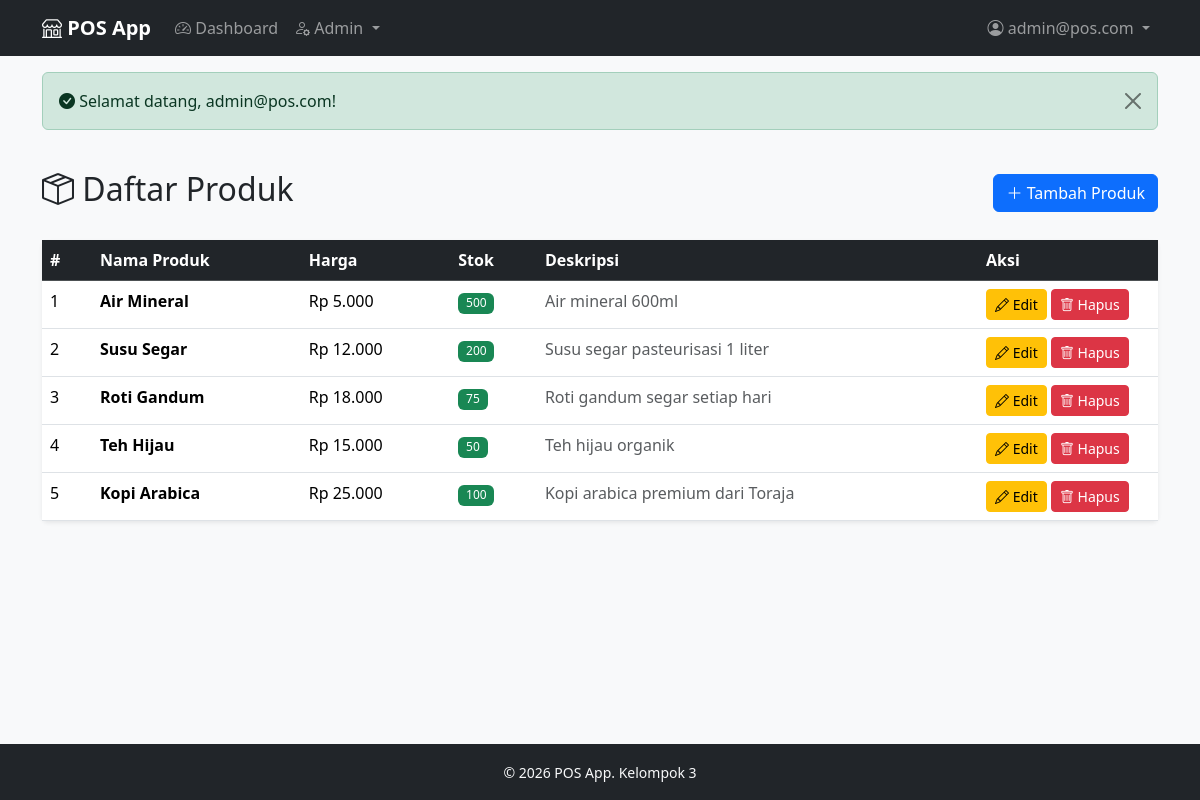
Page /admin/product (signed in) on the committed database.
### tables this page shows
CREATE TABLE IF NOT EXISTS products (
    id INT AUTO_INCREMENT PRIMARY KEY,
    name VARCHAR(255) NOT NULL,
    image VARCHAR(255) DEFAULT NULL,
    price DECIMAL(12,2) NOT NULL DEFAULT 0,
    stock INT NOT NULL DEFAULT 0,
    description TEXT,
    created_at TIMESTAMP DEFAULT CURRENT_TIMESTAMP,
    updated_at TIMESTAMP DEFAULT CURRENT_TIMESTAMP ON UPDATE CURRENT_TIMESTAMP,
    deleted_at TIMESTAMP DEFAULT NULL
);

### app/Controllers/Controller.php (called while the page is built, shortened)
<?php
class Controller
{
    protected function view(string $viewName, array $data = []): void
    {
        extract($data);
        $content = BASE_PATH . "/app/Views/{$viewName}.php";
        require BASE_PATH . '/app/Views/layouts/main.php';
    }
}

### app/Controllers/Admin/AdminProductController.php (called while the page is built, shortened)
<?php
require_once __DIR__ . '/../Controller.php';
require_once BASE_PATH . '/app/Models/Product.php';
class AdminProductController extends Controller
{
    private Product $productModel;
    public function __construct()
    {
        $this->productModel = new Product();
    }
    public function index(): void
    {
        $products = $this->productModel->getAll();
        $this->view('admin/product/index', [
            'title'    => 'Daftar Produk',
            'products' => $products,
        ]);
    }
}

### helpers/functions.php (called while the page is built, shortened)
<?php
function asset(string $path): string
{
    return '/assets/' . ltrim($path, '/');
}
function getFlash(string $key): ?string
{
    $message = $_SESSION['flash'][$key] ?? null;
    return $message;
}
function isAuthenticated(): bool
{
    return isset($_SESSION['user']);
}
function isRole(string $role): bool
{
    return isAuthenticated() && ($_SESSION['user']['role'] ?? '') === $role;
}
function formatRupiah(int|float $angka): string
{
    return 'Rp ' . number_format($angka, 0, ',', '.');
}
function e(?string $value): string
{
    return htmlspecialchars($value ?? '', ENT_QUOTES, 'UTF-8');
}

### config/database.php (called while the page is built)
<?php
function getConnection(): PDO
{
    static $pdo = null;
    if ($pdo === null) {
        $host = env('DB_HOST', 'localhost');
        $port = env('DB_PORT', '3306');
        $db   = env('DB_DATABASE', 'pos_db');
        $user = env('DB_USERNAME', 'root');
        $pass = env('DB_PASSWORD', '');
        $dsn = "mysql:host={$host};port={$port};dbname={$db};charset=utf8mb4";
        try {
            $pdo = new PDO($dsn, $user, $pass, [
                PDO::ATTR_ERRMODE            => PDO::ERRMODE_EXCEPTION,
                PDO::ATTR_DEFAULT_FETCH_MODE => PDO::FETCH_ASSOC,
                PDO::ATTR_EMULATE_PREPARES   => false,
            ]);
        } catch (PDOException $e) {
            if (APP_ENV === 'local') {
                die("Koneksi database gagal: " . $e->getMessage());
            } else {
                die("Terjadi kesalahan pada server. Silakan coba lagi nanti.");
            }
        }
    }
    return $pdo;
}

### app/Models/Product.php (called while the page is built, shortened)
<?php
class Product
{
    private PDO $pdo;
    public function __construct()
    {
        $this->pdo = getConnection();
    }
    public function getAll(): array
    {
        $stmt = $this->pdo->query("SELECT * FROM products ORDER BY id DESC");
        return $stmt->fetchAll();
    }
}

### app/Views/admin/product/index.php (the view)
<div class="d-flex justify-content-between align-items-center mb-4">
    <h2><i class="bi bi-box-seam"></i> Daftar Produk</h2>
    <a href="/admin/product/create" class="btn btn-primary">
        <i class="bi bi-plus-lg"></i> Tambah Produk
    </a>
</div>
<?php if (empty($products)): ?>
    <div class="alert alert-info">
        <i class="bi bi-info-circle"></i> Belum ada produk.
        <a href="/admin/product/create">Tambah produk pertama</a>.
    </div>
<?php else: ?>
    <div class="card border-0 shadow-sm">
        <div class="table-responsive">
            <table class="table table-hover mb-0">
                <thead class="table-dark">
                    <tr>
                        <th width="50">#</th>
                        <th>Nama Produk</th>
                        <th>Harga</th>
                        <th>Stok</th>
                        <th>Deskripsi</th>
                        <th width="180">Aksi</th>
                    </tr>
                </thead>
                <tbody>
                    <?php foreach ($products as $i => $product): ?>
                        <tr>
                            <td><?= $i + 1 ?></td>
                            <td class="fw-semibold"><?= e($product['name']) ?></td>
                            <td><?= formatRupiah($product['price']) ?></td>
                            <td>
                                <?php if ($product['stock'] <= 5): ?>
                                    <span class="badge bg-danger"><?= $product['stock'] ?></span>
                                <?php else: ?>
                                    <span class="badge bg-success"><?= $product['stock'] ?></span>
                                <?php endif; ?>
                            </td>
                            <td class="text-muted"><?= e($product['description'] ?? '-') ?></td>
                            <td>
                                <a href="/admin/product/edit?id=<?= $product['id'] ?>"
                                   class="btn btn-sm btn-warning">
                                    <i class="bi bi-pencil"></i> Edit
                                </a>
                                <a href="/admin/product/delete?id=<?= $product['id'] ?>"
                                   class="btn btn-sm btn-danger"
                                   onclick="return confirm('Yakin ingin menghapus produk ini?')">
                                    <i class="bi bi-trash"></i> Hapus
                                </a>
                            </td>
                        </tr>
                    <?php endforeach; ?>
                </tbody>
            </table>
        </div>
    </div>
<?php endif; ?>

### public/index.php (shortened to what this page needs)
<?php
require_once __DIR__ . '/../config/config.php';
require_once __DIR__ . '/../config/database.php';
require_once __DIR__ . '/../helpers/functions.php';
require_once __DIR__ . '/../routes.php';
$url = parse_url($_SERVER['REQUEST_URI'], PHP_URL_PATH);
$url = rtrim($url, '/') ?: '/';
if (isset($routes[$url])) {
    $methodName     = $routes[$url][1];
    $controller = new $className();
    $controller->$methodName();
} else {
    http_response_code(404);
    $title = '404 - Halaman Tidak Ditemukan';
    $content = __DIR__ . '/../app/Views/errors/404.php';
    require __DIR__ . '/../app/Views/layouts/main.php';
}

### app/Views/layouts/main.php (shortened to what this page needs)
<!DOCTYPE html>
<html lang="id">
<head>
    <link href="https://cdn.jsdelivr.net/npm/bootstrap@5.3.3/dist/css/bootstrap.min.css" rel="stylesheet">
    <link href="https://cdn.jsdelivr.net/npm/bootstrap-icons@1.11.3/font/bootstrap-icons.min.css" rel="stylesheet">
    <link href="<?= asset('css/style.css') ?>" rel="stylesheet">
</head>
<body>
    <nav class="navbar navbar-expand-lg navbar-dark bg-dark">
        <div class="container">
            <a class="navbar-brand fw-bold" href="/">
                <i class="bi bi-shop"></i> <?= APP_NAME ?>
            </a>
            <div class="collapse navbar-collapse" id="navbarNav">
                <?php if (isAuthenticated()): ?>
                    <ul class="navbar-nav me-auto">
                        <li class="nav-item">
                            <a class="nav-link" href="/"><i class="bi bi-speedometer2"></i> Dashboard</a>
                        </li>
                        <?php if (isRole('admin')): ?>
                        <li class="nav-item dropdown">
                            <a class="nav-link dropdown-toggle" href="#" role="button" data-bs-toggle="dropdown">
                                <i class="bi bi-person-gear"></i> Admin
                            </a>
                        </li>
                        <?php endif; ?>
                    </ul>
                    <ul class="navbar-nav">
                        <li class="nav-item dropdown">
                            <a class="nav-link dropdown-toggle" href="#" role="button" data-bs-toggle="dropdown">
                                <i class="bi bi-person-circle"></i>
                                <span class="d-none d-lg-inline"><?= e($_SESSION['user']['email']) ?></span>
                            </a>
                        </li>
                    </ul>
                <?php endif; ?>
            </div>
        </div>
    </nav>
    <div class="container mt-3">
        <?php if ($successMsg = getFlash('success')): ?>
            <div class="alert alert-success alert-dismissible fade show" role="alert">
                <i class="bi bi-check-circle-fill"></i> <?= e($successMsg) ?>
                <button type="button" class="btn-close" data-bs-dismiss="alert"></button>
            </div>
        <?php endif; ?>
    </div>
    <main class="container my-4">
        <?php
        if (isset($content) && file_exists($content)) {
            require $content;
        }
        ?>
    </main>
    <footer class="bg-dark text-light py-3 mt-5">
        <div class="container text-center">
            <small>&copy; <?= date('Y') ?> <?= APP_NAME ?>. Kelompok 3</small>
        </div>
    </footer>
</body>
</html>

### public/assets/css/style.css (style rules this page uses)
body { background-color: #f8f9fa; min-height: 100vh; display: flex; flex-direction: column; }
main { flex: 1; }
.card { transition: transform 0.2s ease, box-shadow 0.2s ease; }
.table th { font-weight: 600; white-space: nowrap; }
.badge { font-weight: 500; }

### rows in the picture
products: name "Air Mineral", price "Rp 5.000", stock "500", description "Air mineral 600ml"
products: name "Susu Segar", price "Rp 12.000", stock "200", description "Susu segar pasteurisasi 1 liter"
products: name "Roti Gandum", price "Rp 18.000", stock "75", description "Roti gandum segar setiap hari"
products: name "Teh Hijau", price "Rp 15.000", stock "50", description "Teh hijau organik"
products: name "Kopi Arabica", price "Rp 25.000", stock "100", description "Kopi arabica premium dari Toraja"

### other values in the picture
APP_NAME "POS App"
$_SESSION['user']['email'] "admin@pos.com"
$successMsg "Selamat datang, admin@pos.com!"
